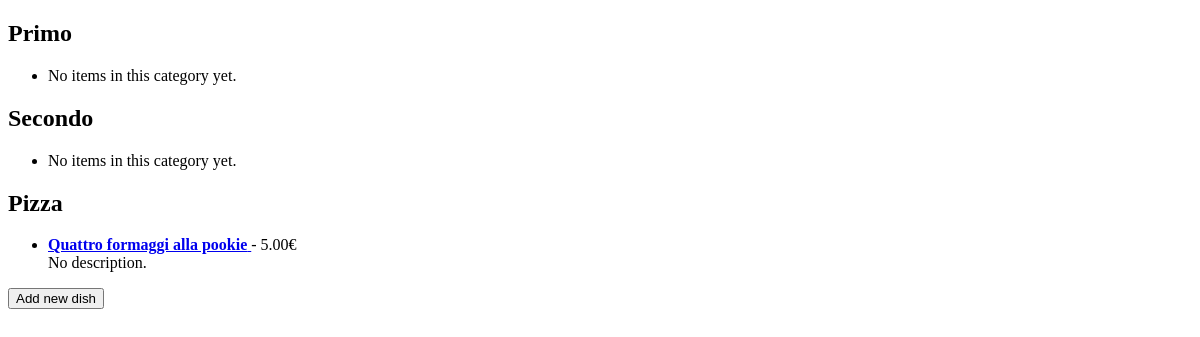
/menu/, run on an earlier commit of the app's database.
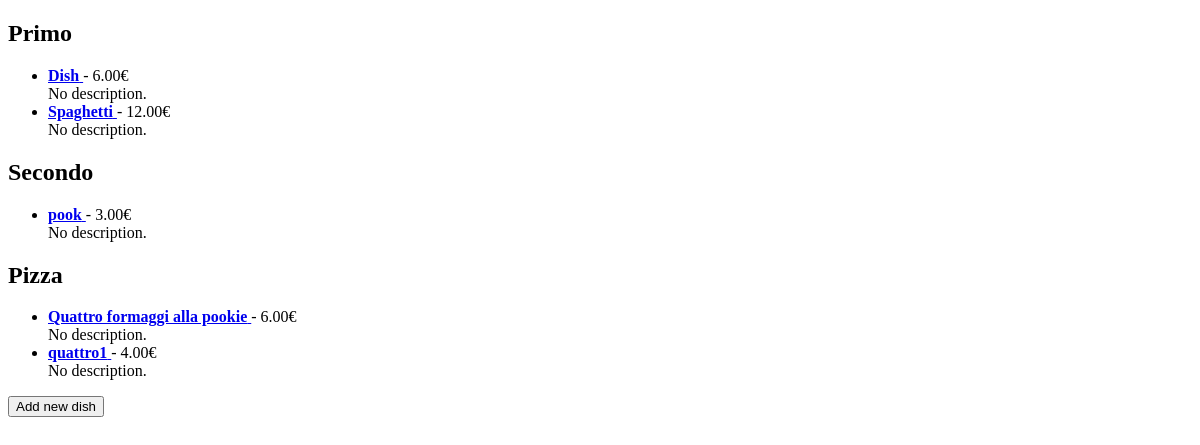
And on a later commit of the database.
### menu/models.py (models this page shows, shortened)
class Category(models.Model):
    name = models.CharField(max_length=100, unique=True)
    class Meta:
        verbose_name_plural = "Categories"
    def __str__(self):
        return self.name

class Dish(models.Model):
    category = models.ForeignKey(Category, related_name="dishes", on_delete=models.CASCADE)
    name = models.CharField(max_length=150, unique=True)
    ingredients = models.CharField(blank=False)
    description = models.CharField(default="No description.")
    price = models.DecimalField(max_digits=6, decimal_places=2)
    available = models.BooleanField(default=True)
    class Meta:
        verbose_name_plural = "Dishes"

### menu/views.py (the view)
# urls.py: path('', MenuView.as_view(), name="menu-list"),
class MenuView(ListView):
    model = Category
    template_name = "menu/menu_list.html"
    context_object_name = "categories"

### menu/templates/menu/menu_list.html (shortened to what this page needs)
{% extends "base.html" %}
{%block content%}
    {% for category in categories %}
        <h2>{{ category }}</h2>
        <ul>
            {% for dish in category.dishes.all %}
                <li>
                    <a href="{% url 'menu:dish-detail' dish.pk %}"><strong>{{ dish.name }}</strong> </a> - {{ dish.price }}€
                    {% if dish.description %}<br>{{ dish.description }}{% endif %}
                </li>
            {% empty %}
                <li>No items in this category yet.</li>
            {% endfor %}
        </ul>
    {% empty %}
        <p>No menu categories found.</p>
    {% endfor %}
    <input type="button" value="Add new dish" onclick="window.location.href='{% url 'menu:create-dish' %}'">
{%endblock%}

### templates/base.html (shortened to what this page needs)
<!DOCTYPE html>
<html lang="en">
<head>
</head>
<body>
    <section class="container-fluid h-100 pt-5">
        {%block content%}
        {%endblock%}
</body>
</html>

What changed in the data, as far as the page shows it:
shown differently, row unchanged: Category "Primo": no longer shows "No items in this category yet."
added Dish: name "Dish", price "6.00", description "No description.", shown under Category "Primo"
added Dish: name "Spaghetti", price "12.00", description "No description.", shown under Category "Primo"
shown differently, row unchanged: Category "Secondo": no longer shows "No items in this category yet."
added Dish: name "pook", price "3.00", description "No description.", shown under Category "Secondo"
changed Dish "Quattro formaggi alla pookie": price "5.00" → "6.00"
added Dish: name "quattro1", price "4.00", description "No description.", shown under Category "Pizza"
